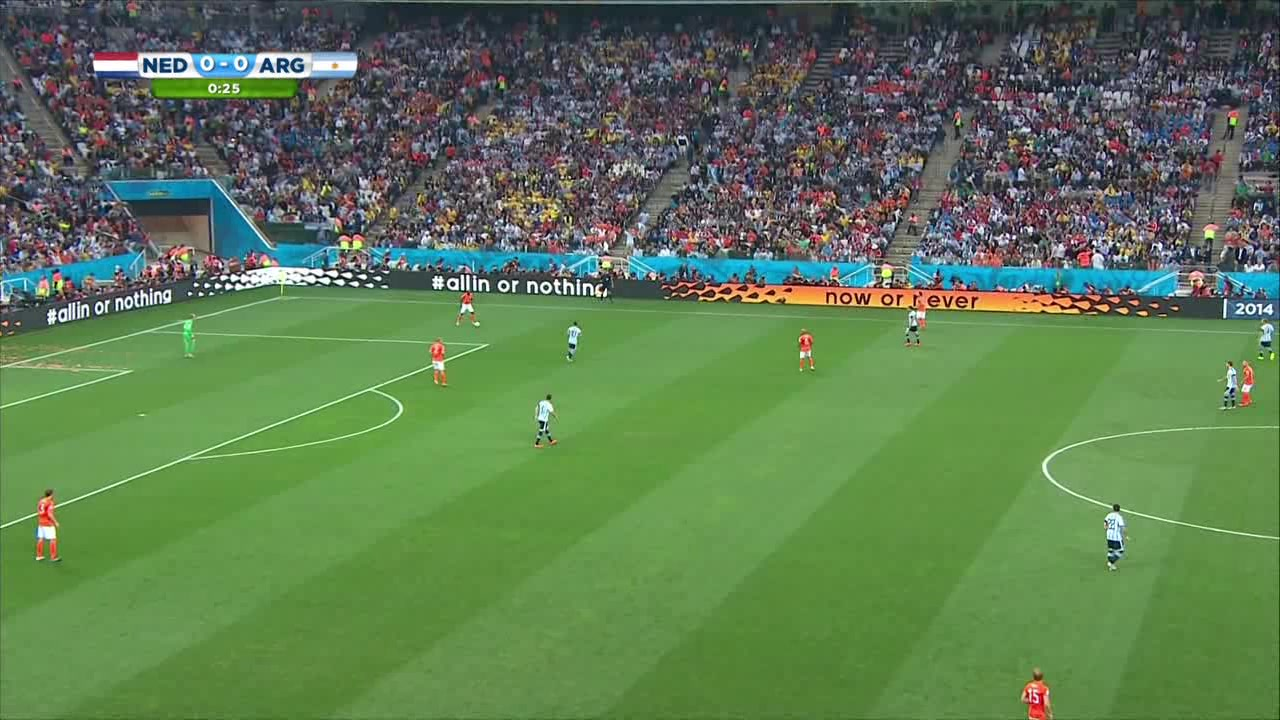
#> input picture practica02/img/10.jpg, 1280 x 720 px
$ python -i utils.py   (imports and definitions only)
#> lines starting #> are read from the running program, lines starting #| are printed output that depends on the picture; after the words box and inside, x2 and y2 are one past the last pixel; in counts of white or black regions, pixels touching at a corner belong together
#> further down, picture is the input picture: shape (720, 1280, 3); mean B, G, R 83.2, 123.2, 94.1
import matplotlib.pyplot as plt
import cv2
import numpy as np
import os

def maskField(image):
    img_hsv = cv2.cvtColor(image, cv2.COLOR_BGR2HSV)

    lower_green = np.array([35, 20, 20])
    upper_green = np.array([85, 255, 255])

    mask_green = cv2.inRange(img_hsv, lower_green, upper_green)
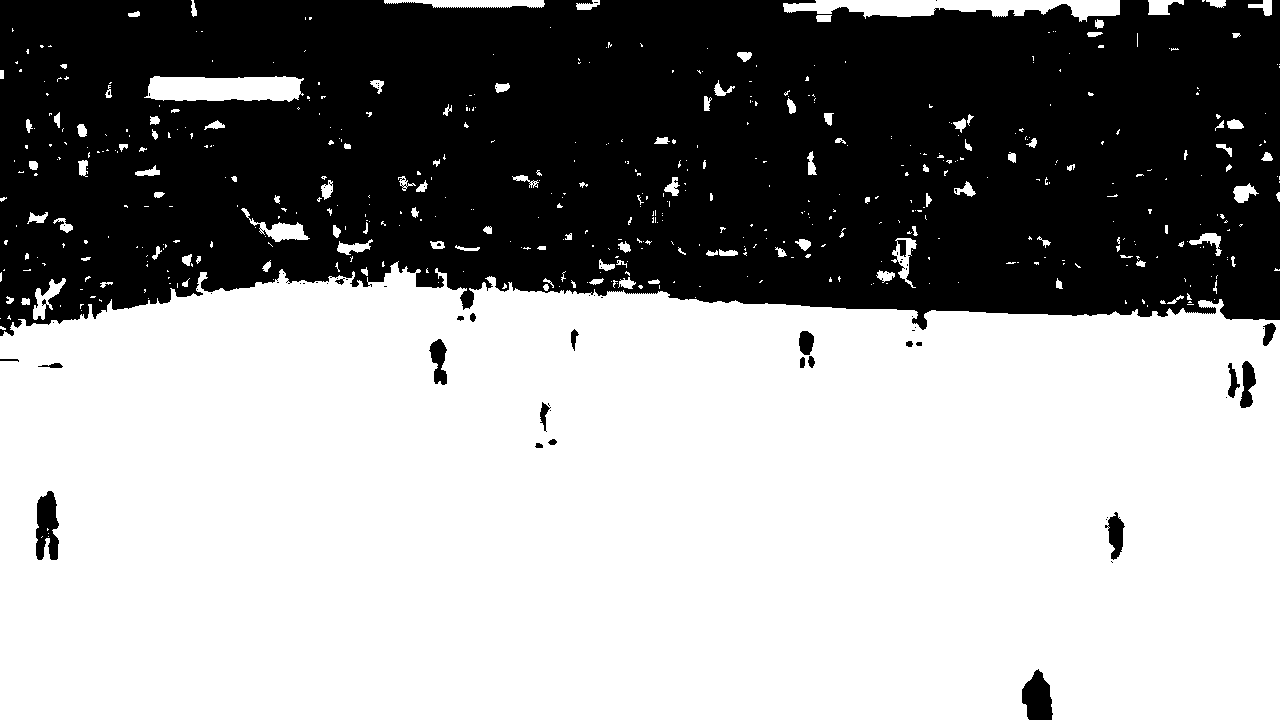
#> mask_green: shape (720, 1280); 59.8% white; 73 black regions (51 under 20 px), largest, box (x1, y1, x2, y2) and area: (0, 0, 1280, 336) 365514, (36, 491, 59, 560) 1172, (1022, 669, 1053, 720) 1121

    kernel = cv2.getStructuringElement(cv2.MORPH_RECT, (7, 7))
    mask_cleaned = cv2.morphologyEx(mask_green, cv2.MORPH_CLOSE, kernel, iterations=1)
#> mask_cleaned: shape (720, 1280); 60.4% white; 18 black regions, largest, box (x1, y1, x2, y2) and area: (0, 0, 1280, 327) 359722, (1022, 672, 1052, 720) 1105, (36, 493, 58, 536) 714
    mask_cleaned = cv2.morphologyEx(mask_cleaned, cv2.MORPH_OPEN, kernel, iterations=3)
#> mask_cleaned: shape (720, 1280); 58.5% white; 7 black regions, largest, box (x1, y1, x2, y2) and area: (0, 0, 1280, 340) 378653, (36, 493, 58, 559) 1276, (1022, 672, 1052, 720) 1109

    kernel_dilate = cv2.getStructuringElement(cv2.MORPH_RECT, (9, 9))
    mask_final = cv2.dilate(mask_cleaned, kernel_dilate, iterations=2)
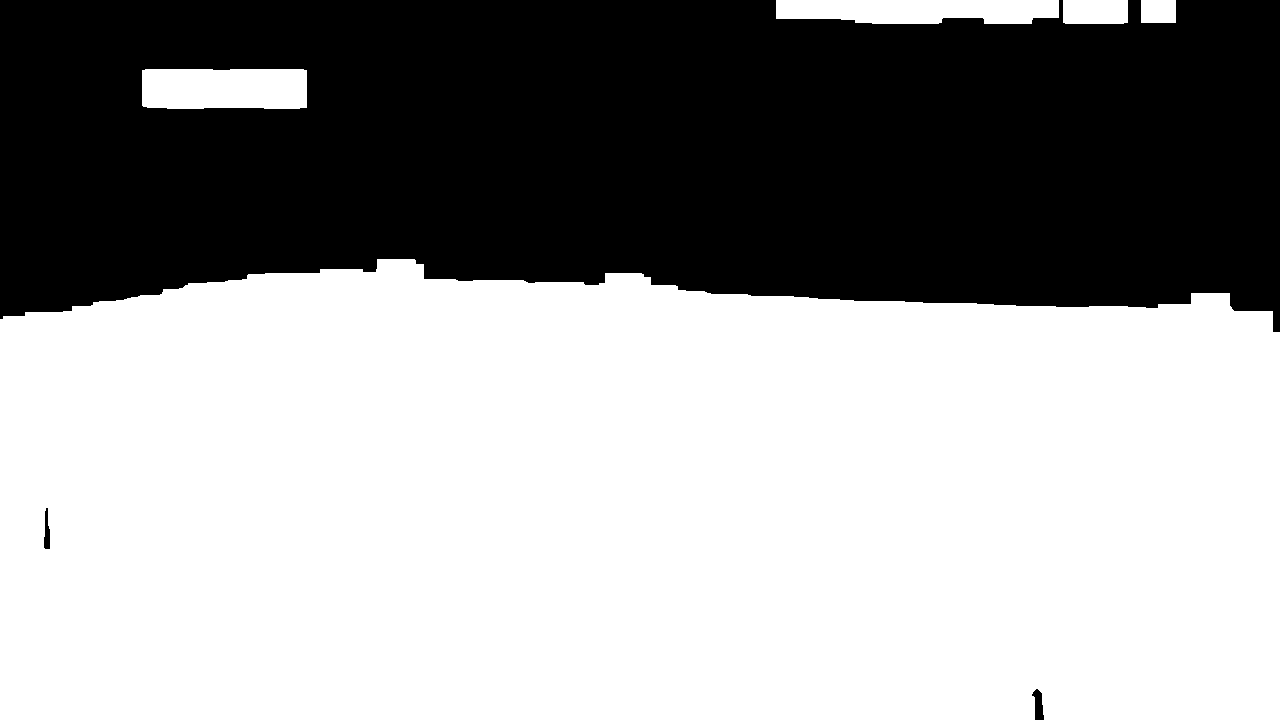
#> mask_final: shape (720, 1280); 61% white; 3 black regions

    contours = cv2.findContours(mask_final, cv2.RETR_EXTERNAL, cv2.CHAIN_APPROX_SIMPLE)[0]
#> contours = 5 contours; box (x1, y1, x2, y2) and area: (0, 259, 1280, 720) 545522, (142, 69, 307, 109) 6278, (776, 0, 1059, 24) 5674, (1063, 0, 1128, 24) 1467, (1141, 0, 1176, 23) 748

    maxContour = max(contours, key=cv2.contourArea)
#> maxContour = contour of 186 points, box (x1, y1, x2, y2) (0, 259, 1280, 720), area 545522

    contourMask = np.zeros_like(mask_final)
    cv2.drawContours(contourMask, [maxContour], -1, 255, -1)
#> contourMask: shape (720, 1280); 59.4% white; 2 black regions, box (x1, y1, x2, y2) and area: (0, 0, 1280, 332) 374080, (1032, 689, 1044, 720) 238

    kernel = cv2.getStructuringElement(cv2.MORPH_ELLIPSE, (15, 15))
    contourMask = cv2.morphologyEx(contourMask, cv2.MORPH_CLOSE, kernel, iterations=5)
#> contourMask: shape (720, 1280); 59.5% white; 1 black region, box (x1, y1, x2, y2) and area: (0, 0, 1280, 317) 372860

    return contourMask

def maskPlayers(image):
    hsv = cv2.cvtColor(image, cv2.COLOR_BGR2HSV)

    lower_green = np.array([35, 20, 20])
    upper_green = np.array([85, 255, 255])

    mask_field = maskField(image)

    mask_green = cv2.inRange(hsv, lower_green, upper_green)

    mask_players = cv2.bitwise_not(mask_green)
    mask_players = cv2.bitwise_and(mask_players, mask_field)
#> mask_players: shape (720, 1280); 2% white; 54 white regions (25 under 20 px), largest, box (x1, y1, x2, y2) and area: (495, 273, 1280, 330) 7802, (285, 259, 444, 288) 1953, (36, 491, 59, 560) 1172

    kernel = cv2.getStructuringElement(cv2.MORPH_RECT, (21, 2))
    mask_players = cv2.morphologyEx(mask_players, cv2.MORPH_CLOSE, kernel, iterations=1)
#> mask_players: shape (720, 1280); 2.3% white; 17 white regions (2 under 20 px), largest, box (x1, y1, x2, y2) and area: (0, 260, 1280, 337) 15501, (36, 492, 59, 561) 1294, (1022, 670, 1053, 720) 1098

    kernel = cv2.getStructuringElement(cv2.MORPH_RECT, (2, 15))
    mask_players = cv2.morphologyEx(mask_players, cv2.MORPH_CLOSE, kernel, iterations=1)
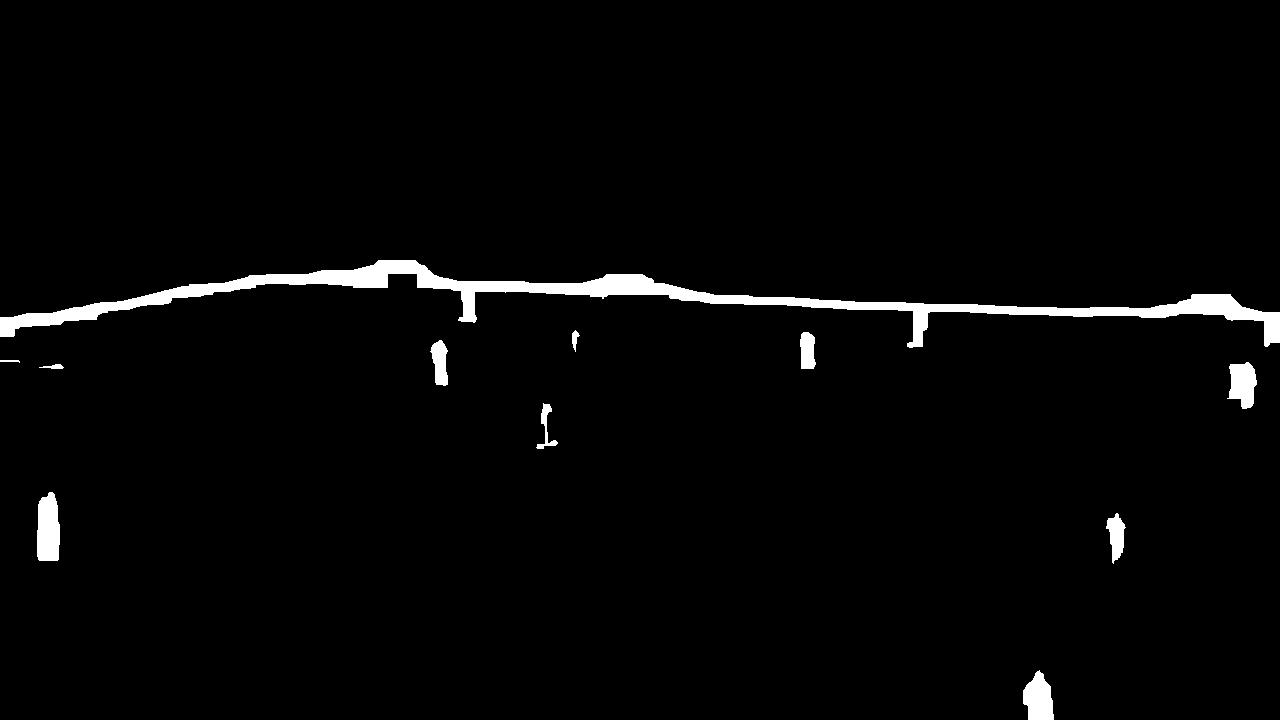
#> mask_players: shape (720, 1280); 2.4% white; 11 white regions, largest, box (x1, y1, x2, y2) and area: (0, 260, 1280, 348) 16561, (37, 492, 60, 561) 1369, (1023, 670, 1054, 720) 1107

    kernel = cv2.getStructuringElement(cv2.MORPH_RECT, (3, 3))
    mask_players = cv2.morphologyEx(mask_players, cv2.MORPH_CLOSE, kernel, iterations=1)
#> mask_players: shape (720, 1280); 2.4% white; 11 white regions

    contours = cv2.findContours(mask_players, cv2.RETR_EXTERNAL, cv2.CHAIN_APPROX_SIMPLE)[0]
#> contours = 11 contours, 1 with area under 20; largest, box (x1, y1, x2, y2) and area: (0, 260, 1280, 348) 15146, (37, 492, 60, 561) 1288, (1023, 670, 1054, 720) 1042, (1227, 362, 1257, 409) 922, (1106, 513, 1126, 564) 524
    maxContour = max(contours, key=cv2.contourArea)
#> maxContour = contour of 474 points, box (x1, y1, x2, y2) (0, 260, 1280, 348), area 15146
    contourMask = np.zeros_like(mask_players)
    cv2.drawContours(contourMask, [maxContour], -1, 255, -1)
#> contourMask: shape (720, 1280); 1.8% white; 1 white region, box (x1, y1, x2, y2) and area: (0, 260, 1280, 348) 16561

    mask_players = cv2.bitwise_and(mask_players, cv2.bitwise_not(contourMask))
#> mask_players: shape (720, 1280); 0.61% white; 10 white regions, largest, box (x1, y1, x2, y2) and area: (37, 492, 60, 561) 1369, (1023, 670, 1054, 720) 1107, (1227, 362, 1257, 409) 988

    kernel = cv2.getStructuringElement(cv2.MORPH_ELLIPSE, (5, 5))
    mask_players = cv2.morphologyEx(mask_players, cv2.MORPH_OPEN, kernel, iterations=1)
#> mask_players: shape (720, 1280); 0.58% white; 11 white regions, largest, box (x1, y1, x2, y2) and area: (37, 492, 60, 561) 1364, (1023, 671, 1054, 720) 1103, (1229, 362, 1257, 409) 977
    mask_players = cv2.morphologyEx(mask_players, cv2.MORPH_CLOSE, kernel, iterations=1)
#> mask_players: shape (720, 1280); 0.58% white; 10 white regions, largest, box (x1, y1, x2, y2) and area: (37, 492, 60, 561) 1365, (1023, 671, 1054, 720) 1103, (1229, 362, 1257, 409) 979


    kernel = cv2.getStructuringElement(cv2.MORPH_RECT, (9, 1), anchor=(0,0))
    mask_players = cv2.dilate(mask_players, kernel, iterations=1)
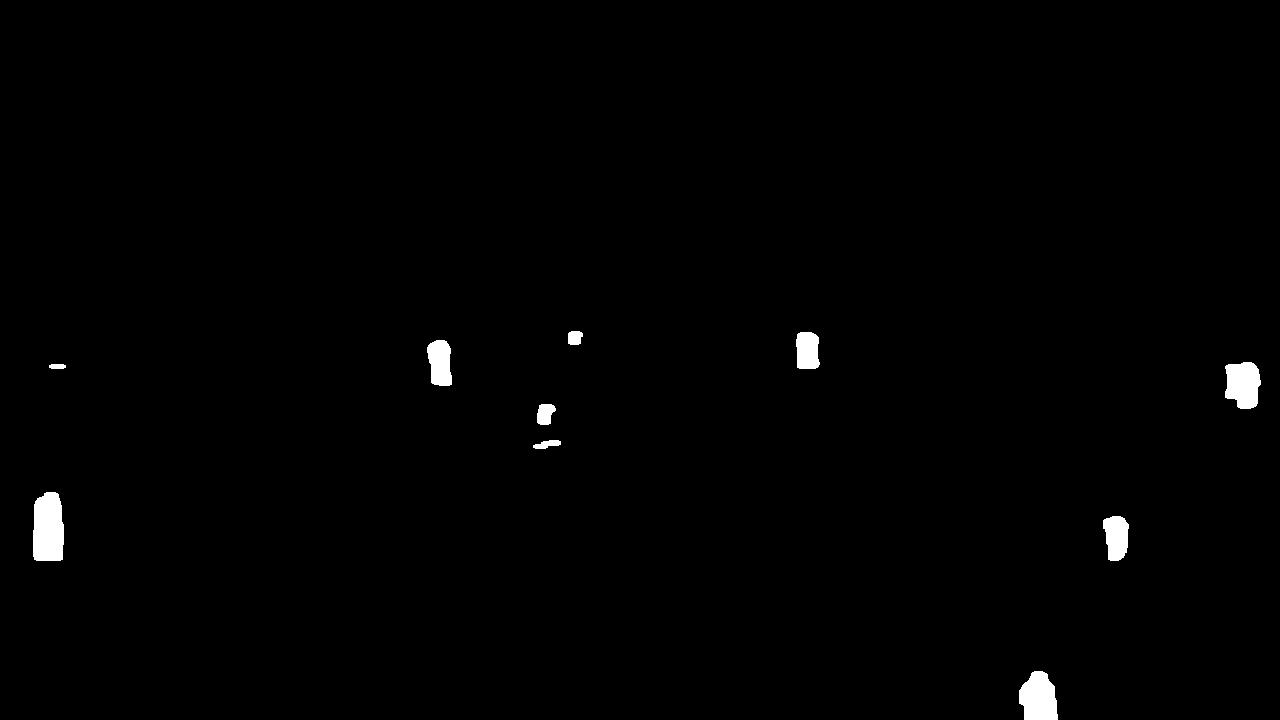
#> mask_players: shape (720, 1280); 0.88% white; 10 white regions, largest, box (x1, y1, x2, y2) and area: (33, 492, 64, 561) 1917, (1019, 671, 1058, 720) 1495, (1225, 362, 1261, 409) 1355

    kernel = cv2.getStructuringElement(cv2.MORPH_RECT, (1, 9))
    mask_players = cv2.morphologyEx(mask_players, cv2.MORPH_CLOSE, kernel, iterations=3)
#> mask_players: shape (720, 1280); 0.91% white; 9 white regions, largest, box (x1, y1, x2, y2) and area: (33, 492, 64, 561) 1917, (1019, 671, 1058, 720) 1495, (1225, 362, 1261, 409) 1392


    return mask_players

# [95 lines left out: functions drawPlayers, lines_intersect, drawGrassLines, show_imgs, not called in this run]

>>> import cv2
>>> picture = cv2.imread('img/10.jpg')
>>> result = maskPlayers(picture)

$ run again, on practica02/img/100.jpg
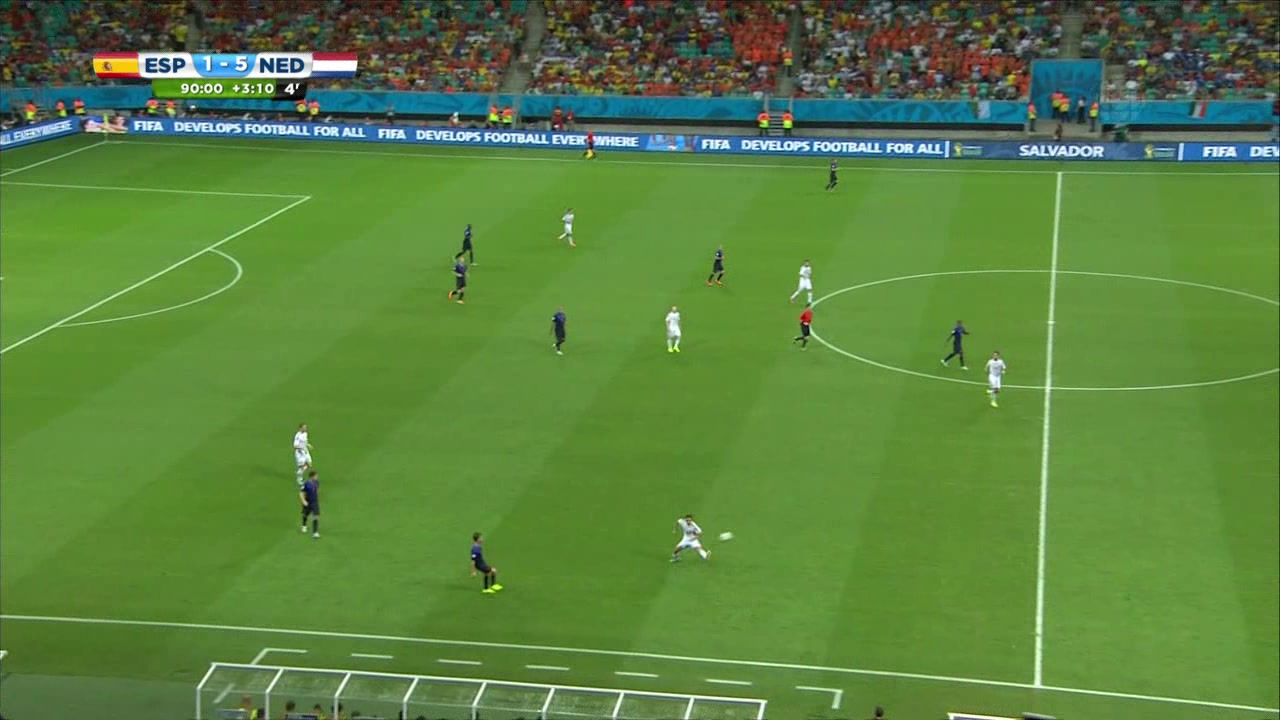
#> input picture practica02/img/100.jpg, 1280 x 720 px
#> picture is the input picture: shape (720, 1280, 3); mean B, G, R 63.2, 130, 90.5
#> hsv: shape (720, 1280, 3); mean H, S, V 50.3, 142.6, 133
#> in maskField, `mask_green = cv2.inRange(img_hsv, lower_green, upper_green)`:
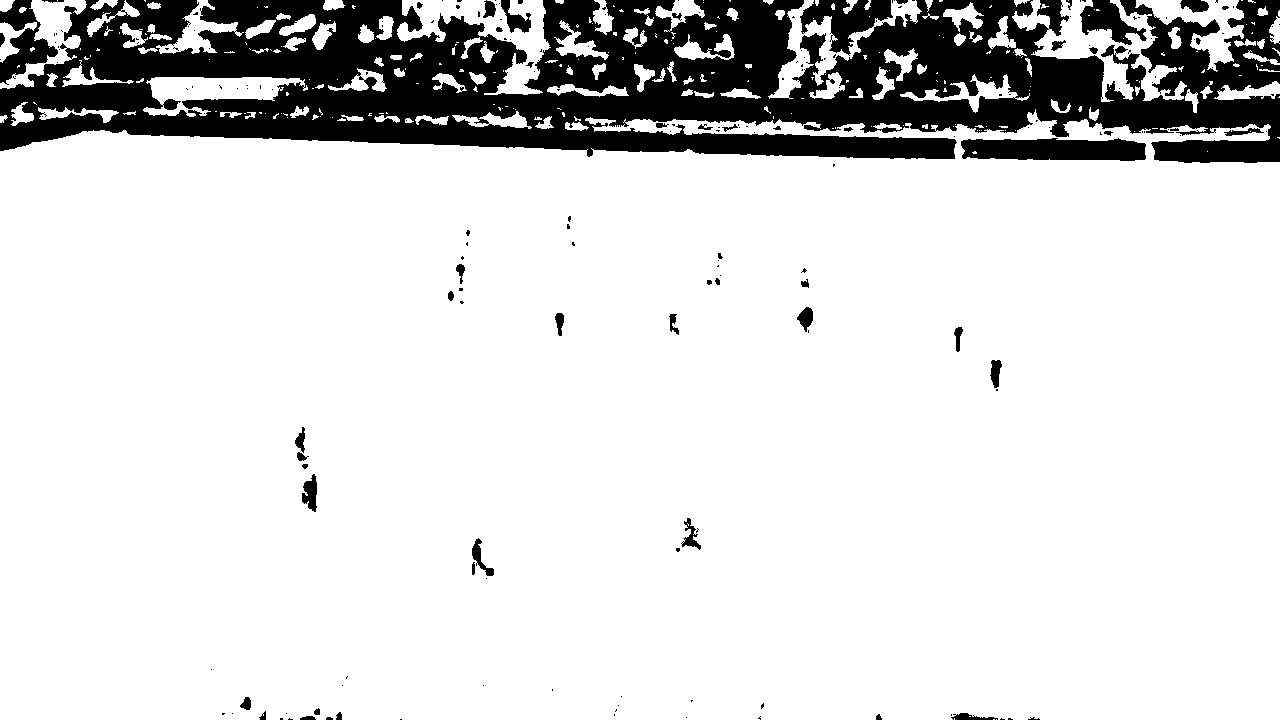
#> mask_green: shape (720, 1280); 84.5% white; 205 black regions (152 under 20 px), largest, box (x1, y1, x2, y2) and area: (0, 0, 1280, 163) 128193, (961, 138, 1146, 161) 3570, (800, 0, 893, 56) 2443
#> mask_final: shape (720, 1280); 84.6% white; 3 black regions
#> in maskField, `contours = cv2.findContours(mask_final, cv2.RETR_EXTERNAL, cv2.CHAIN_A..`: contours = 12 contours; largest, box (x1, y1, x2, y2) and area: (0, 123, 1280, 720) 738366, (1033, 0, 1190, 99) 8478, (394, 0, 552, 102) 8154, (144, 69, 284, 108) 5174, (25, 0, 136, 67) 4576
#> in maskField, `maxContour = max(contours, key=cv2.contourArea)`: maxContour = contour of 108 points, box (x1, y1, x2, y2) (0, 123, 1280, 720), area 738366
#> in maskPlayers, `contours = cv2.findContours(mask_players, cv2.RETR_EXTERNAL, cv2.CHAIN..`: contours = 33 contours, 15 with area under 20; largest, box (x1, y1, x2, y2) and area: (0, 124, 1280, 168) 9712, (296, 428, 318, 513) 655, (677, 519, 702, 553) 393, (473, 539, 495, 580) 370, (260, 709, 343, 720) 324
#> in maskPlayers, `maxContour = max(contours, key=cv2.contourArea)`: maxContour = contour of 224 points, box (x1, y1, x2, y2) (0, 124, 1280, 168), area 9712
#> in maskPlayers, `mask_players = cv2.dilate(mask_players, kernel, iterations=1)`:
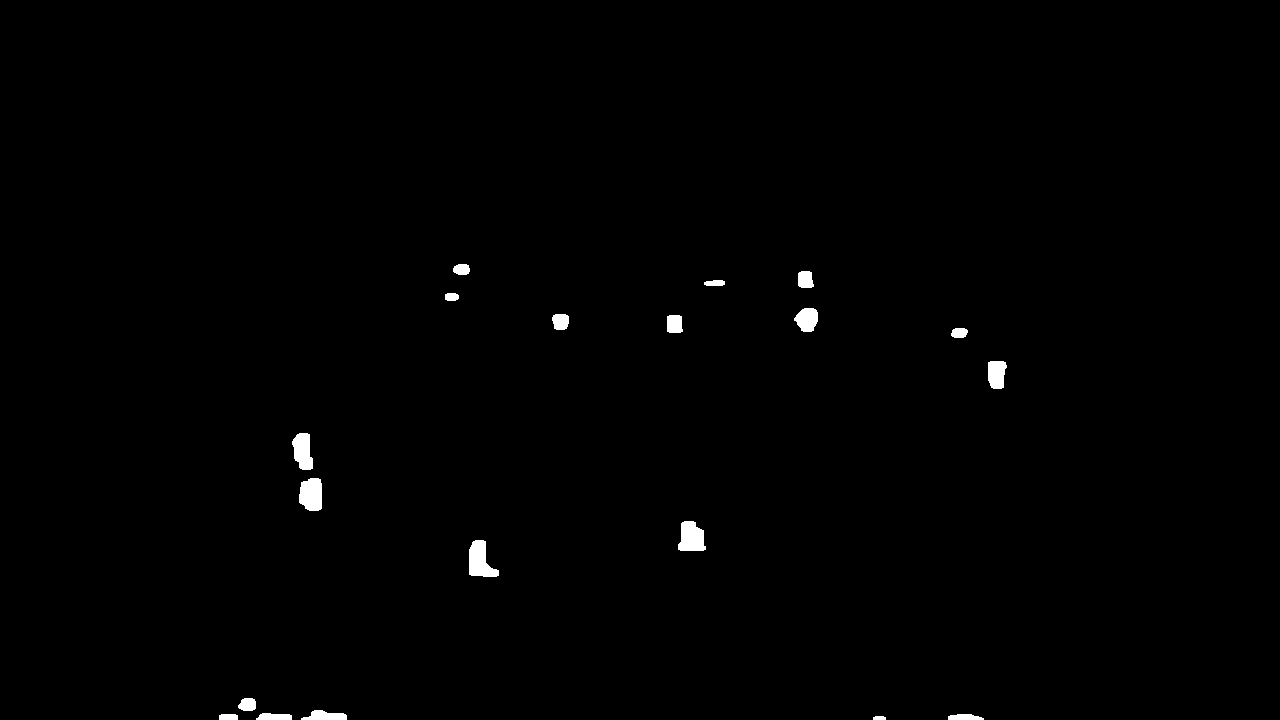
#> mask_players: shape (720, 1280); 0.63% white; 19 white regions, largest, box (x1, y1, x2, y2) and area: (469, 540, 499, 577) 708, (678, 521, 706, 551) 654, (299, 478, 322, 511) 653
